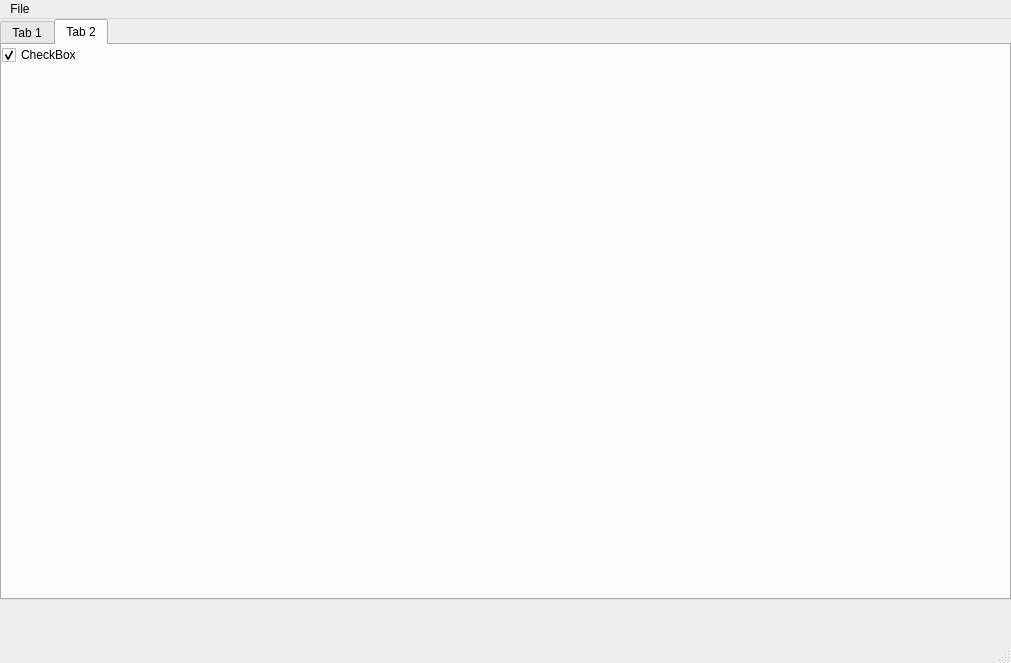
<?xml version="1.0" encoding="UTF-8"?>
<ui version="4.0">
 <class>MainWindow</class>
 <widget class="QMainWindow" name="MainWindow">
  <property name="geometry">
   <rect>
    <x>0</x>
    <y>0</y>
    <width>1011</width>
    <height>663</height>
   </rect>
  </property>
  <property name="windowTitle">
   <string>MainWindow</string>
  </property>
  <widget class="QWidget" name="centralwidget">
   <widget class="QTabWidget" name="tabWidget">
    <property name="geometry">
     <rect>
      <x>0</x>
      <y>0</y>
      <width>1011</width>
      <height>581</height>
     </rect>
    </property>
    <property name="currentIndex">
     <number>1</number>
    </property>
    <widget class="QWidget" name="tab">
     <attribute name="title">
      <string>Tab 1</string>
     </attribute>
     <widget class="QWidget" name="horizontalLayoutWidget">
      <property name="geometry">
       <rect>
        <x>650</x>
        <y>480</y>
        <width>191</width>
        <height>71</height>
       </rect>
      </property>
      <layout class="QHBoxLayout" name="horizontalLayout">
       <item>
        <widget class="QPushButton" name="pushButton">
         <property name="text">
          <string>Ok</string>
         </property>
        </widget>
       </item>
      </layout>
     </widget>
     <widget class="QWidget" name="horizontalLayoutWidget_2">
      <property name="geometry">
       <rect>
        <x>360</x>
        <y>230</y>
        <width>160</width>
        <height>80</height>
       </rect>
      </property>
      <layout class="QHBoxLayout" name="horizontalLayout_2"/>
     </widget>
     <widget class="QLabel" name="label">
      <property name="geometry">
       <rect>
        <x>400</x>
        <y>230</y>
        <width>158</width>
        <height>78</height>
       </rect>
      </property>
      <property name="text">
       <string>Hello World!</string>
      </property>
     </widget>
    </widget>
    <widget class="QWidget" name="tab_2">
     <attribute name="title">
      <string>Tab 2</string>
     </attribute>
     <widget class="QCheckBox" name="checkBox">
      <property name="text">
       <string>CheckBox</string>
      </property>
      <property name="checked">
       <bool>true</bool>
      </property>
     </widget>
    </widget>
   </widget>
  </widget>
  <widget class="QMenuBar" name="menubar">
   <property name="geometry">
    <rect>
     <x>0</x>
     <y>0</y>
     <width>1011</width>
     <height>21</height>
    </rect>
   </property>
   <widget class="QMenu" name="menuFile">
    <property name="title">
     <string>File</string>
    </property>
    <addaction name="actionNew"/>
    <addaction name="actionExit"/>
   </widget>
   <addaction name="menuFile"/>
  </widget>
  <widget class="QStatusBar" name="statusbar"/>
  <action name="actionNew">
   <property name="text">
    <string>New</string>
   </property>
  </action>
  <action name="actionExit">
   <property name="text">
    <string>Exit</string>
   </property>
  </action>
 </widget>
 <resources/>
 <connections>
  <connection>
   <sender>pushButton</sender>
   <signal>clicked()</signal>
   <receiver>label</receiver>
   <slot>clear()</slot>
   <hints>
    <hint type="sourcelabel">
     <x>78</x>
     <y>195</y>
    </hint>
    <hint type="destinationlabel">
     <x>59</x>
     <y>104</y>
    </hint>
   </hints>
  </connection>
 </connections>
</ui>
